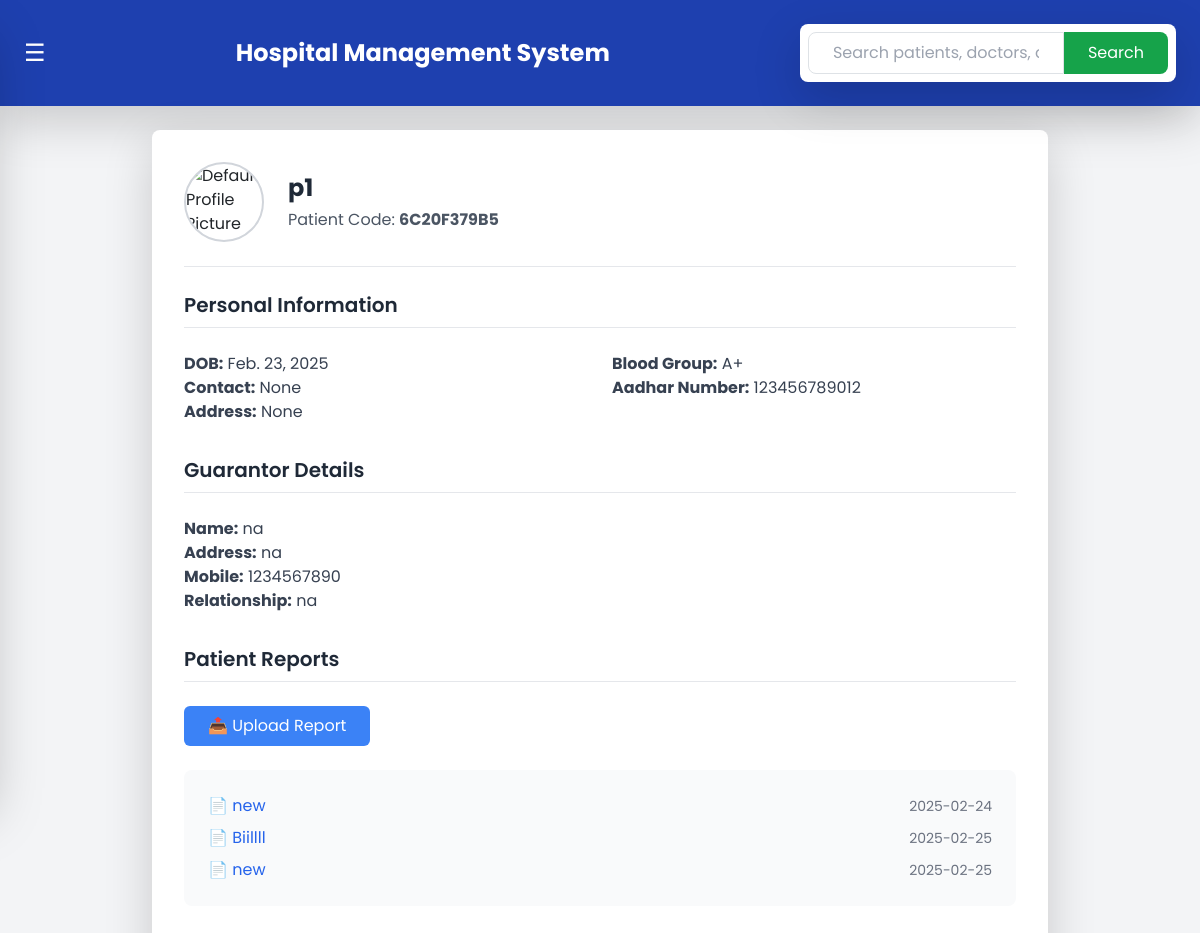
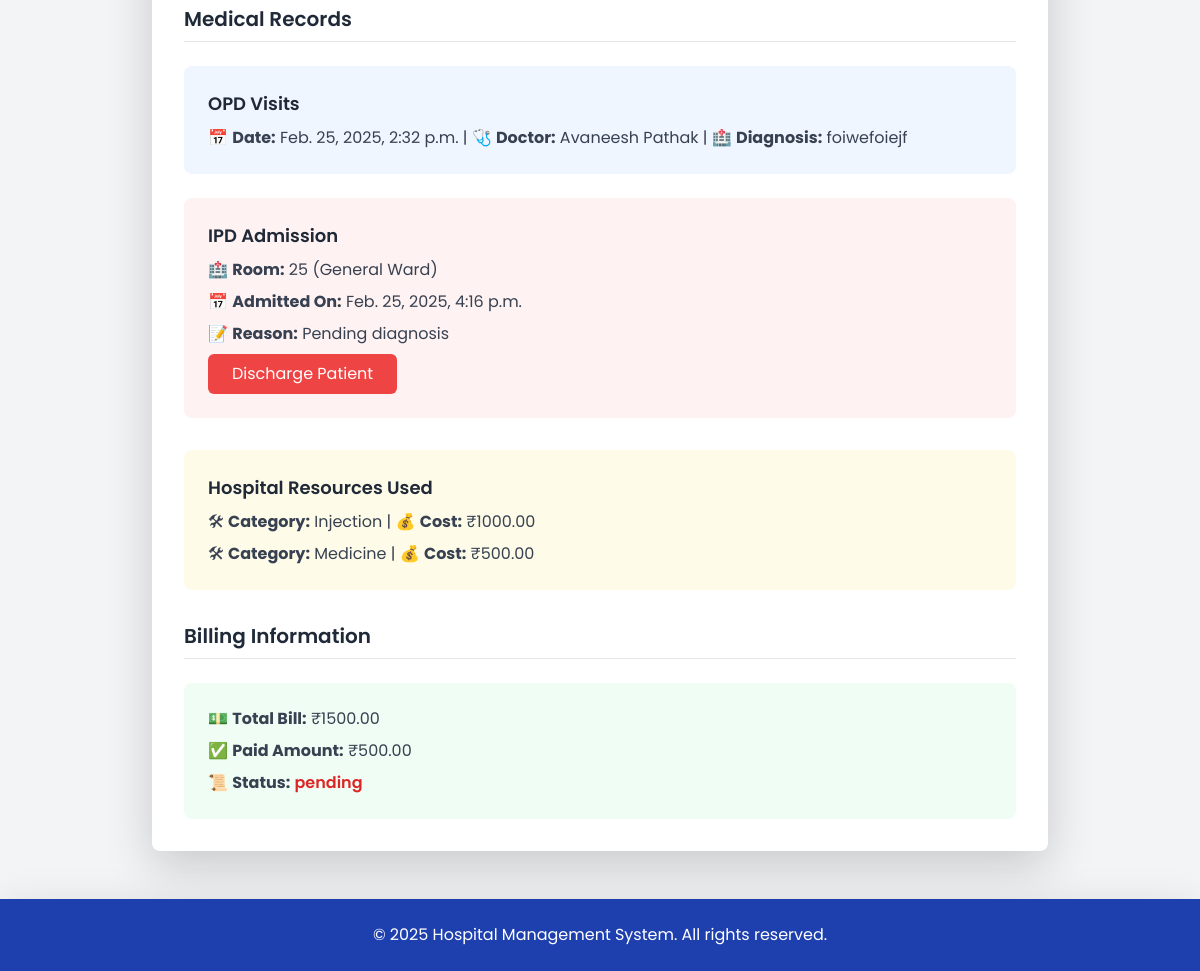
/patient/6C20F379B5/ (signed in), run on the app's committed database (2 pictures, top to bottom).
### hms/models.py (models this page shows, shortened)
class Patient(models.Model):
    patient_code = models.CharField(max_length=10, unique=True, editable=False, blank=True, null=True)
    created_at = models.DateTimeField(default=now)
    user = models.OneToOneField(CustomUser, on_delete=models.CASCADE, related_name="patient")
    date_of_birth = models.DateField(blank=True, null=True)
    contact_number = models.CharField(max_length=15, blank=True, null=True)
    address = models.TextField(blank=True, null=True)
    gender = models.CharField(max_length=10, choices=CustomUser.GENDER_CHOICES, blank=True, null=True)
    aadhar_number = models.CharField(max_length=12, unique=True, validators=[MinLengthValidator(12)], blank=True, null=True)
    blood_group = models.CharField(max_length=3, blank=True, null=True, choices=[
        ('A+', 'A+'), ('A-', 'A-'), ('B+', 'B+'), ('B-', 'B-'),
        ('O+', 'O+'), ('O-', 'O-'), ('AB+', 'AB+'), ('AB-', 'AB-')
    ])
    email = models.EmailField(unique=True, blank=True, null=True)
    guarantor_name = models.CharField(max_length=255, blank=True, null=True)
    guarantor_address = models.TextField(blank=True, null=True)
    guarantor_mobile = models.CharField(max_length=15, blank=True, null=True)
    guarantor_relationship = models.CharField(max_length=50, blank=True, null=True)
    guarantor_gender = models.CharField(max_length=10, choices=CustomUser.GENDER_CHOICES, blank=True, null=True)
    profile_picture = models.ImageField(upload_to='patient_profiles/', blank=True, null=True)

class CustomUser(AbstractUser):
    GENDER_CHOICES = (
        ('male', 'Male'),
        ('female', 'Female'),
        ('other', 'Other'),
    )
    full_name = models.CharField(max_length=255, blank=True, null=True)
    contact_number = models.CharField(max_length=15, blank=True, null=True)
    address = models.TextField(blank=True, null=True)
    gender = models.CharField(max_length=10, choices=GENDER_CHOICES, blank=True, null=True)
    groups = models.ManyToManyField(Group, related_name="customuser_groups", blank=True)
    user_permissions = models.ManyToManyField(Permission, related_name="customuser_permissions", blank=True)

class PatientReport(models.Model):
    patient = models.ForeignKey('hms.Patient', on_delete=models.CASCADE, related_name="reports")
    file_name = models.CharField(max_length=255, help_text="Enter a name for this report")  # Custom file name
    report_file = models.FileField(upload_to="patient_reports/")
    uploaded_at = models.DateTimeField(auto_now_add=True)
    description = models.TextField(blank=True, null=True)

class OPD(models.Model):
    patient = models.ForeignKey(Patient, on_delete=models.CASCADE, related_name="opd_visits")
    doctor = models.ForeignKey(Doctor, on_delete=models.CASCADE, related_name="opd_visits")
    visit_date = models.DateTimeField(auto_now_add=True)
    created_at = models.DateTimeField(default=now)
    diagnosis = models.TextField()
    symptoms = models.TextField(blank=True, null=True)  # Symptoms described by the patient
    prescription = models.TextField(blank=True, null=True)  # Prescribed medication or treatment
    follow_up_date = models.DateField(blank=True, null=True)  # Date for the next follow-up visit
    VISIT_TYPE_CHOICES = [
        ('new', 'New Visit'),
        ('follow_up', 'Follow-up Visit'),
        ('emergency', 'Emergency Visit'),
    ]
    visit_type = models.CharField(max_length=20, choices=VISIT_TYPE_CHOICES, default='new')  # Type of visit
    PAYMENT_STATUS_CHOICES = [
        ('paid', 'Paid'),
        ('pending', 'Pending'),
    ]
    payment_status = models.CharField(max_length=20, choices=PAYMENT_STATUS_CHOICES, default='pending')  # Payment status
    payment_amount = models.DecimalField(max_digits=10, decimal_places=2, default=0.00)  # Amount paid for the visit

class Doctor(models.Model):
    created_at = models.DateTimeField(default=now)
    user = models.OneToOneField(CustomUser, on_delete=models.CASCADE, related_name="doctor")
    specialization = models.CharField(max_length=255)
    contact_number = models.CharField(max_length=15)
    availability = models.CharField(max_length=255, default="9 AM - 5 PM")

class IPD(models.Model):
    patient = models.ForeignKey(Patient, on_delete=models.CASCADE)
    room = models.ForeignKey(Room, on_delete=models.CASCADE, limit_choices_to={'is_available': True},null=True, blank=True)
    admitted_on = models.DateTimeField(auto_now_add=True)
    discharge_date = models.DateTimeField(null=True, blank=True)
    reason_for_admission = models.TextField(null=True, blank=True)
    bed_number = models.IntegerField(null=True, blank=True)
    bed_price_per_day = models.DecimalField(max_digits=10, decimal_places=2, null=True, blank=True)

class Room(models.Model):
    ROOM_TYPES = [
        ('general', 'General Ward'),
        ('semi-private', 'Semi-Private'),
        ('private', 'Private'),
        ('icu', 'ICU'),
    ]
    room_number = models.CharField(max_length=10, unique=True)
    room_type = models.CharField(max_length=20, choices=ROOM_TYPES)
    is_available = models.BooleanField(default=True)
    total_beds = models.IntegerField(default=1,null=True)
    available_beds = models.IntegerField(default=1,null=True)
    bed_price_per_day = models.DecimalField(max_digits=10, decimal_places=2,null=True)
    occupied_beds = models.JSONField(default=list)  # Store occupied bed numbers in a list

class Expense(models.Model):
    CATEGORY_CHOICES = [
        ('medicine', 'Medicine'),
        ('injection', 'Injection'),
        ('resource', 'Resource'),
        ('doctor_fee', 'Doctor Fee'),
        ('surgery', 'Surgery'),
        ('checkup', 'Checkup'),
        ('other', 'Other'),
    ]
    patient = models.ForeignKey(Patient, on_delete=models.CASCADE)
    category = models.CharField(max_length=20, choices=CATEGORY_CHOICES,null=True)
    description = models.TextField(null=True)  # Description of the expense
    cost = models.DecimalField(max_digits=10, decimal_places=2)

class Billing(models.Model):
    patient = models.ForeignKey(Patient, on_delete=models.CASCADE)
    total_amount = models.DecimalField(max_digits=10, decimal_places=2, default=0)
    paid_amount = models.DecimalField(max_digits=10, decimal_places=2, default=0)
    status = models.CharField(max_length=20, choices=[('paid', 'Paid'), ('pending', 'Pending')], default='pending')
    generated_on = models.DateTimeField(auto_now_add=True)

### hms/views.py (the view)
# urls.py: path('patient/<str:patient_code>/', patient_profile, name='patient_profile'),
@login_required
def patient_profile(request, patient_code):
    patient = get_object_or_404(Patient, patient_code=patient_code)
    opd_records = OPD.objects.filter(patient=patient)
    ipd_record = IPD.objects.filter(patient=patient, discharge_date__isnull=True).first()
    expenses = Expense.objects.filter(patient=patient)
    billing = Billing.objects.filter(patient=patient).first()
    reports = PatientReport.objects.filter(patient=patient)
    context = {
        'patient': patient,
        'opd_records': opd_records,
        'ipd_record': ipd_record,
        'expenses': expenses,
        'billing': billing,
        'reports': reports,
        'profile_picture': patient.profile_picture.url if patient.profile_picture else None  # Ensuring profile picture is included
    }
    return render(request, 'hms/patient_profile.html', context)

### hms/templates/hms/patient_profile.html
{% extends "hms/base.html" %}
{% block content %}
<div class="max-w-4xl mx-auto bg-white p-8 rounded-lg shadow-lg">
    <div class="flex items-center border-b border-gray-200 pb-6 mb-6">
        {% if patient.profile_picture %}
            <img src="{{ patient.profile_picture.url }}" alt="Profile Picture"
                 class="w-20 h-20 rounded-full border-2 border-gray-300 object-cover"
                 onerror="this.onerror=null;this.src='/static/images/default-profile.png';">
        {% else %}
            <img src="/static/images/default-profile.png" alt="Default Profile Picture"
                 class="w-20 h-20 rounded-full border-2 border-gray-300 object-cover">
        {% endif %}
        <div class="ml-6">
            <h2 class="text-2xl font-bold text-gray-800">{{ patient.user.full_name }}</h2>
            <p class="text-gray-600 mt-1">Patient Code: <strong>{{ patient.patient_code }}</strong></p>
        </div>
    </div>
    <h3 class="text-xl font-semibold text-gray-800 border-b border-gray-200 pb-2 mb-4">Personal Information</h3>
    <div class="grid grid-cols-1 md:grid-cols-2 gap-6 mb-8">
        <div>
            <p class="text-gray-700"><strong>DOB:</strong> {{ patient.date_of_birth }}</p>
            <p class="text-gray-700"><strong>Contact:</strong> {{ patient.contact_number }}</p>
            <p class="text-gray-700"><strong>Address:</strong> {{ patient.address }}</p>
        </div>
        <div>
            <p class="text-gray-700"><strong>Blood Group:</strong> {{ patient.blood_group }}</p>
            <p class="text-gray-700"><strong>Aadhar Number:</strong> {{ patient.aadhar_number }}</p>
        </div>
    </div>
    <h3 class="text-xl font-semibold text-gray-800 border-b border-gray-200 pb-2 mb-4">Guarantor Details</h3>
    <div class="mb-8">
        <p class="text-gray-700"><strong>Name:</strong> {{ patient.guarantor_name }}</p>
        <p class="text-gray-700"><strong>Address:</strong> {{ patient.guarantor_address }}</p>
        <p class="text-gray-700"><strong>Mobile:</strong> {{ patient.guarantor_mobile }}</p>
        <p class="text-gray-700"><strong>Relationship:</strong> {{ patient.guarantor_relationship }}</p>
    </div>
    <h3 class="text-xl font-semibold text-gray-800 border-b border-gray-200 pb-2 mb-4">Patient Reports</h3>
    <div class="mb-8">
        <a href="{% url 'upload_patient_report' patient.patient_code %}"
           class="inline-block bg-blue-500 text-white px-4 py-2 rounded-md hover:bg-blue-600 transition duration-300">
           📤 Upload Report
        </a>
        <div class="mt-4 bg-gray-50 p-4 rounded-lg">
            {% if reports %}
                <ul class="space-y-2">
                    {% for report in reports %}
                        <li class="flex justify-between items-center">
                            <a href="{{ report.report_file.url }}" class="text-blue-600 hover:text-blue-800 hover:underline" download>
                                📄 {{ report.file_name }}
                            </a>
                            <span class="text-gray-500 text-sm">{{ report.uploaded_at|date:"Y-m-d" }}</span>
                        </li>
                    {% endfor %}
                </ul>
            {% else %}
                <p class="text-gray-600">No reports available.</p>
            {% endif %}
        </div>
    </div>
    <h3 class="text-xl font-semibold text-gray-800 border-b border-gray-200 pb-2 mb-4">Medical Records</h3>
    <div class="bg-blue-50 p-4 rounded-lg mb-4">
        <h4 class="text-lg font-semibold text-gray-800 mb-2">OPD Visits</h4>
        {% if opd_records %}
            <ul class="space-y-2">
                {% for opd in opd_records %}
                    <li class="text-gray-700">
                        📅 <strong>Date:</strong> {{ opd.visit_date }} | 🩺 <strong>Doctor:</strong> {{ opd.doctor.user.full_name }} | 🏥 <strong>Diagnosis:</strong> {{ opd.diagnosis }}
                    </li>
                {% endfor %}
            </ul>
        {% else %}
            <p class="text-gray-600">No OPD visits recorded.</p>
        {% endif %}
    </div>
    <div class="bg-red-50 p-4 rounded-lg mb-8">
        <h4 class="text-lg font-semibold text-gray-800 mb-2">IPD Admission</h4>
        {% if ipd_record %}
            <div class="space-y-2">
                <p class="text-gray-700">🏥 <strong>Room:</strong> {{ ipd_record.room.room_number }} ({{ ipd_record.room.get_room_type_display }})</p>
                <p class="text-gray-700">📅 <strong>Admitted On:</strong> {{ ipd_record.admitted_on }}</p>
                <p class="text-gray-700">📝 <strong>Reason:</strong> {{ ipd_record.reason_for_admission }}</p>
                <a href="{% url 'discharge_patient' patient.patient_code %}"
                   class="inline-block bg-red-500 text-white px-4 py-2 rounded-md hover:bg-red-600 transition duration-300">
                   Discharge Patient
                </a>
            </div>
        {% else %}
            <p class="text-gray-600">Not admitted in IPD.</p>
        {% endif %}
    </div>
    <div class="bg-yellow-50 p-4 rounded-lg mb-8">
        <h3 class="text-lg font-semibold text-gray-800 mb-2">Hospital Resources Used</h3>
        {% if expenses %}
            <ul class="space-y-2">
                {% for expense in expenses %}
                    <li class="text-gray-700">
                        🛠 <strong>Category:</strong> {{ expense.get_category_display }} | 💰 <strong>Cost:</strong> ₹{{ expense.cost }}
                    </li>
                {% endfor %}
            </ul>
        {% else %}
            <p class="text-gray-600">No expenses recorded.</p>
        {% endif %}
    </div>
    <h3 class="text-xl font-semibold text-gray-800 border-b border-gray-200 pb-2 mb-4">Billing Information</h3>
    <div class="bg-green-50 p-4 rounded-lg">
        {% if billing %}
            <div class="space-y-2">
                <p class="text-gray-700">💵 <strong>Total Bill:</strong> ₹{{ billing.total_amount }}</p>
                <p class="text-gray-700">✅ <strong>Paid Amount:</strong> ₹{{ billing.paid_amount }}</p>
                <p class="text-gray-700">📜 <strong>Status:</strong>
                    <span class="font-semibold {% if billing.status == 'paid' %}text-green-600{% else %}text-red-600{% endif %}">
                        {{ billing.status }}
                    </span>
                </p>
            </div>
        {% else %}
            <p class="text-gray-600">No billing record found.</p>
        {% endif %}
    </div>
</div>
{% endblock %}

### hms/templates/hms/base.html (style rules this page uses)
body { font-family: 'Poppins', sans-serif; }

### data on the page
Patient: user.full_name "p1", patient_code "6C20F379B5", date_of_birth "Feb. 23, 2025", contact_number "None", address "None", blood_group "A+", aadhar_number "123456789012", guarantor_name "na", guarantor_address "na", guarantor_mobile "1234567890", guarantor_relationship "na"
PatientReport: file_name "new", uploaded_at "2025-02-24"
PatientReport: file_name "Biillll", uploaded_at "2025-02-25"
PatientReport: file_name "new", uploaded_at "2025-02-25"
OPD: visit_date "Feb. 25, 2025, 2:32 p.m.", doctor.user.full_name "Avaneesh Pathak", diagnosis "foiwefoiejf"
IPD: room.room_number "25", room.room_type "General Ward", admitted_on "Feb. 25, 2025, 4:16 p.m.", reason_for_admission "Pending diagnosis"
Expense: category "Injection", cost "1000.00"
Expense: category "Medicine", cost "500.00"
Billing: total_amount "1500.00", paid_amount "500.00", status "pending"
